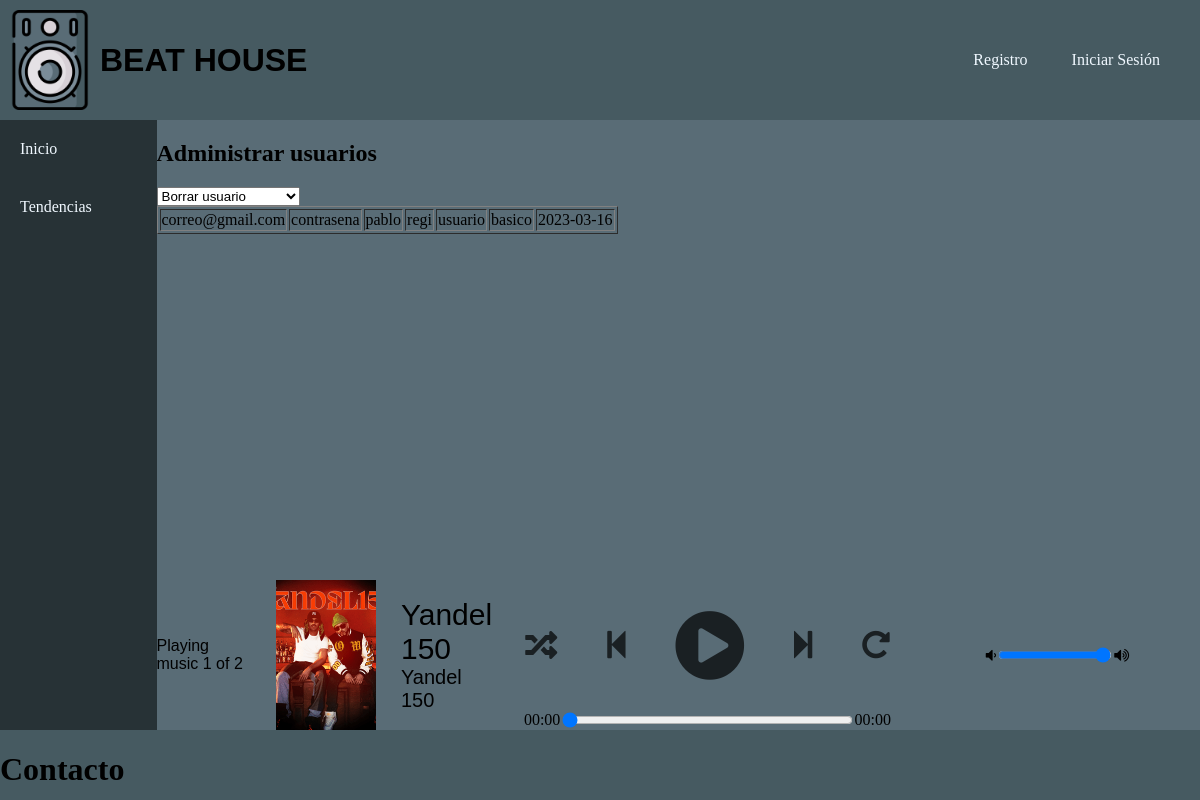
The page /GestionUsuarios.php on the database as committed earlier.
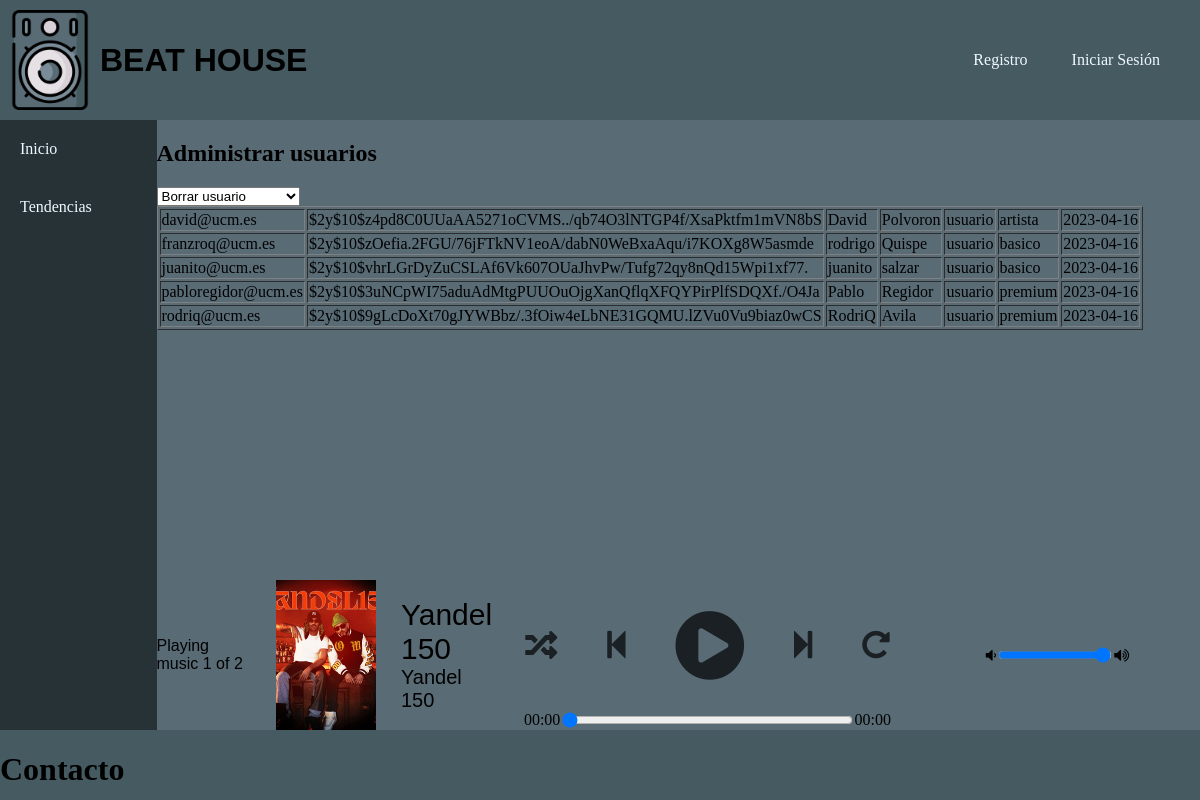
The same page on the database as committed later.
### tables this page shows
CREATE TABLE `usuarios` (
  `email` varchar(50) NOT NULL,
  `contraseña` varchar(100) NOT NULL,
  `nombre` varchar(20) NOT NULL,
  `apellidos` varchar(50) NOT NULL,
  `rol` varchar(10) NOT NULL,
  `tipoPlan` varchar(20) NOT NULL,
  `fechaExpiracionPlan` date NOT NULL
);

### GestionUsuarios.php (the view, shortened to what this page needs)
<?php
    $db = Aplicacion::getInstance()->getConexionBd();
    $consulta = "SELECT * FROM usuarios";
    $resultado = $db->query($consulta);
    $contenidoTabla = "<table border='1'>";
    while ($fila = $resultado->fetch_assoc()) {
        $contenidoTabla .= "<tr>";
        $contenidoTabla .= "<td>".$fila['email']."</td>";
        $contenidoTabla .= "<td>".$fila['contraseña']."</td>";
        $contenidoTabla .= "<td>".$fila['nombre']."</td>";
        $contenidoTabla .= "<td>".$fila['apellidos']."</td>";
        $contenidoTabla .= "<td>".$fila['rol']."</td>";
        $contenidoTabla .= "<td>".$fila['tipoPlan']."</td>";
        $contenidoTabla .= "<td>".$fila['fechaExpiracionPlan']."</td>";
        $contenidoTabla .= "</tr>";
    }
    $contenidoTabla .= "</table>";
    $contenidoPrincipal = <<<EOS
        <h1>Administrar usuarios</h1>
        <select name="operacion">
            <option value='borrar'>Borrar usuario</option>
            <option value='rename'>Renombrar usuario</option>
            <option value='cambiarPass'>Cambiar contraseña</option>
        </select>
    EOS;
        $contenidoPrincipal.=$contenidoTabla;
    require RAIZ_APP."/vistas/plantillas/plantilla.php";
?>

### includes/vistas/plantillas/plantilla.php (shortened to what this page needs)
<!DOCTYPE html>
<html lang="en">
<head>
    <link id="estilo" rel="stylesheet" type="text/css" href="<?=RUTA_CSS?>/estilospoty.css">
    <link rel="stylesheet" href="<?=RUTA_CSS?>/estiloreproductor.css">
    <link rel="stylesheet" href="https://cdnjs.cloudflare.com/ajax/libs/font-awesome/5.13.0/css/all.min.css">
    <link rel="stylesheet" href="https://cdnjs.cloudflare.com/ajax/libs/font-awesome/4.7.0/css/font-awesome.min.css">
</head>
<body>
    <?php
        require(RAIZ_APP.'/vistas/comun/cabecera.php');
    ?>
    <main class= "main">
        <?php
            require(RAIZ_APP.'/vistas/comun/sidebarIzq.php');
        ?>
        <section class="panelCentral">
            <div class="contenidoPrincipal">
                <?=$contenidoPrincipal?>
            </div>
            <?php
                if(!isset($_SESSION['login'])){
                    require(RAIZ_APP.'/vistas/comun/reproductor.php');
                }
                else{
                    if($_SESSION['rol']!= 'admin'){
                        require(RAIZ_APP.'/vistas/comun/reproductor.php');
                    }
                }
            ?>
        </section>
    </main>
    <?php
        require(RAIZ_APP.'/vistas/comun/footer.php');
    ?>
</body>
</html>

### includes/vistas/comun/cabecera.php
<?php
function mostrarSaludo() {
	if (isset($_SESSION['login']) && ($_SESSION['login']===true)) {
		return "Bienvenido, {$_SESSION['nombre']} <a href='logout.php'>(salir)</a>";
	} else {
		return "<ul>
        <li><a href='registro.php'>Registro</a></li>
        <li><a href='login.php'>Iniciar Sesión</a></li>
    </ul>";
	}
}
?>
<header class="header">
        <div class="logo-titulo">
            <img src="<?=RUTA_IMGS?>/Altavoz2.png" alt="logo" class="logo">
            <h1>BEAT HOUSE</h1>
        </div>
        <div class="usuario">
            <?= mostrarSaludo(); ?>
        </div>
</header>

### includes/vistas/comun/sidebarIzq.php (shortened to what this page needs)
<section class="panelIzquierdo">
    <?php
        if(!isset($_SESSION['login'])){
            echo"<ul>
                    <li><a href='.html'>Inicio</a></li>
                    <li><a href='.html'>Tendencias</a></li>
                </ul>";
        }
    ?>
</section>

### includes/vistas/comun/reproductor.php
<div class="reproductor">
    <div class="infoCancion">
        <div class="now-playing">PLAYING x OF y</div>
        <div class="track-art"></div>
        <div class="name-Artist">
            <div class="track-name">Track Name</div>
            <div class="track-artist">Track Artist</div>
        </div>
    </div>
    <div class="botonesTimer">
        <div class="buttons">
            <div class="random-track" onclick="randomTrack()">
                <i class="fas fa-random fa-2x" title="random"></i>
            </div>
            <div class="prev-track" onclick="prevTrack()">
                <i class="fa fa-step-backward fa-2x"></i>
            </div>
            <div class="playpause-track" onclick="playpauseTrack()">
                <i class="fa fa-play-circle fa-5x"></i>
            </div>
            <div class="next-track" onclick="nextTrack()">
                <i class="fa fa-step-forward fa-2x"></i>
            </div>
            <div class="repeat-track" onclick="repeatTrack()">
                <i class="fa fa-repeat fa-2x" title="repeat"></i>
            </div>
        </div>
        <div class="timer">
            <div class="current-time">00:00</div>
            <input type="range" min="1" max="100" value="0" class="seek_slider" onchange="seekTo()">
            <div class="total-duration">00:00</div>
        </div>
    </div>
    <div class="volumen">
        <i class="fa fa-volume-down"></i>
        <input type="range" min="0" max="100" value="99" class="volume_slider" onchange="setVolume()">
        <i class="fa fa-volume-up"></i>
    </div>
</div>

### includes/vistas/comun/footer.php
<footer class= "footer">
        <h1>Contacto</h1>
</footer>

### css/estilospoty.css (style rules this page uses)
.header img { width: 100px; height: 100px; padding-top: 10px; padding-bottom: 10px; }
.header h1 { font-family: sans-serif; }
.header { background-color: #465A61; display: flex; justify-content: space-between; }
.logo-titulo { display: flex; justify-content: space-between; align-items: center; }
.usuario { display: flex; align-items: center; justify-content: space-between; padding-right: 20px; }
.usuario ul { margin: 0; padding: 0; list-style: none; }
.usuario a { text-decoration: none; color: aliceblue; }
.usuario ul li { display: inline-block; }
.usuario ul li a { display: block; padding: 20px; border-radius: 5px; }
body { background-color: #596C76; margin: 0; display: flex; flex-direction: column; }
.main { width: 100%; height: calc(100vh - 190px); display: flex; justify-content: center; align-items: center; }
.panelIzquierdo { width: 15%; height: calc(100vh - 190px); background-color: #273236; }
.panelIzquierdo ul { margin: 0; padding: 0; list-style: none; }
.panelIzquierdo a { text-decoration: none; color: aliceblue; }
.panelIzquierdo ul li { display: block; }
.panelIzquierdo ul li a { display: block; padding: 20px; }
.panelCentral { width: 100%; height: 100%; }
.contenidoPrincipal { width: 100%; height: calc(100vh - 340px); display: block; overflow-y: auto; }
.reproductor { width: 100%; height: 150px; }
footer { background-color: #465A61; width: 100%; height: 70px; }

### css/estiloreproductor.css (style rules this page uses)
.reproductor { background-color: #596C76; display: flex; justify-content: center; align-items: start; }
.infoCancion { width: 100%; height: 100%; display: flex; justify-content: center; align-items: center; font-family: Arial, Helvetica, sans-serif; }
.name-Artist { display: inline-block; justify-content: center; align-items: center; }
.track-name { font-size: 30px; }
.track-artist { font-size: 20px; }
.botonesTimer { width: 100%; height: 100%; justify-content: center; display: block; justify-content: center; align-items: center; }
.track-art { margin: 25px; height: 150px; width: 150px; background-size: cover; background-position: center; }
.buttons { display: flex; justify-content: center; align-items: center; }
.timer { display: flex; justify-content: center; align-items: center; }
.seek_slider { width: 70%; }
.repeat-track, .random-track, .playpause-track, .prev-track, .next-track { padding: 25px; opacity: 0.7; transition: opacity .2s; }
.volumen { width: 100%; height: 100%; display: flex; justify-content: center; align-items: center; }
.volume_slider { width: 40%; }

Rows that differ between the two databases and show on the page:
removed usuarios: email "correo@gmail.com", contraseña "contrasena", nombre "pablo", apellidos "regi", rol "usuario", tipoPlan "basico", fechaExpiracionPlan "2023-03-16"
added usuarios: email "david@ucm.es", contraseña "$2y$10$z4pd8C0UUaAA5271oCVMS../qb74O3lNTGP4f/XsaPktfm1mVN8bS", nombre "David", apellidos "Polvoron", rol "usuario", tipoPlan "artista", fechaExpiracionPlan "2023-04-16"
added usuarios: email "franzroq@ucm.es", contraseña "$2y$10$zOefia.2FGU/76jFTkNV1eoA/dabN0WeBxaAqu/i7KOXg8W5asmde", nombre "rodrigo", apellidos "Quispe", rol "usuario", tipoPlan "basico", fechaExpiracionPlan "2023-04-16"
added usuarios: email "juanito@ucm.es", contraseña "$2y$10$vhrLGrDyZuCSLAf6Vk607OUaJhvPw/Tufg72qy8nQd15Wpi1xf77.", nombre "juanito", apellidos "salzar", rol "usuario", tipoPlan "basico", fechaExpiracionPlan "2023-04-16"
added usuarios: email "pabloregidor@ucm.es", contraseña "$2y$10$3uNCpWI75aduAdMtgPUUOuOjgXanQflqXFQYPirPlfSDQXf./O4Ja", nombre "Pablo", apellidos "Regidor", rol "usuario", tipoPlan "premium", fechaExpiracionPlan "2023-04-16"
added usuarios: email "rodriq@ucm.es", contraseña "$2y$10$9gLcDoXt70gJYWBbz/.3fOiw4eLbNE31GQMU.lZVu0Vu9biaz0wCS", nombre "RodriQ", apellidos "Avila", rol "usuario", tipoPlan "premium", fechaExpiracionPlan "2023-04-16"
